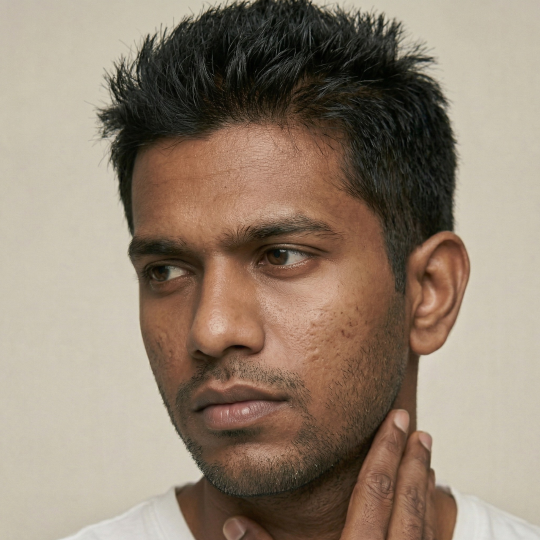
#> input picture Filters/Hair concerns/Brittleness.png, 1080 x 1080 px (shown at 1/2 size)
$ python -i classical_cv.py   (imports and definitions only)   (older library calls are emulated)
#> lines starting #> are read from the running program, lines starting #| are printed output that depends on the picture; after the words box and inside, x2 and y2 are one past the last pixel; in counts of white or black regions, pixels touching at a corner belong together
#> further down, picture is the input picture: shape (1080, 1080, 3); mean B, G, R 113.4, 130.4, 146.5
### app/faceAnalysis/face_analysis/backend/ensemble/preprocessing.py
"""
Preprocessing pipeline for ensemble skin analysis.

- Face detection, alignment, quality checks.
- When data is available: add labelling hooks, segmentation masks, and dataset builders here.
"""

from typing import Optional, Tuple
import cv2
import numpy as np


class PreprocessingPipeline:
    """
    Face detection, alignment, and quality assessment.
    Extend with labelling/segmentation when labeled data is available.
    """

    def __init__(self):
        self.face_cascade = cv2.CascadeClassifier(
            cv2.data.haarcascades + "haarcascade_frontalface_default.xml"
        )

    def run(
        self, image: np.ndarray
    ) -> Tuple[Optional[np.ndarray], Optional[np.ndarray], dict]:
        """
        Run full preprocessing: detect face, crop/align, build mask, quality metrics.

        Returns:
            face_region: Cropped/aligned face image, or None if no face.
            mask: Binary mask for skin region (same size as face_region), or None.
            quality_info: Dict with keys like 'blur_score', 'brightness', 'face_detected'.
        """
        face_region, mask = self.detect_and_mask_face(image)
        if face_region is None:
            return None, None, {"face_detected": False}

        quality_info = self.assess_quality(face_region, mask)
        quality_info["face_detected"] = True
        return face_region, mask, quality_info

    def detect_and_mask_face(
        self, image: np.ndarray
    ) -> Tuple[Optional[np.ndarray], Optional[np.ndarray]]:
        """
        Detect largest face, return cropped region and a binary mask of the face area.
        """
        gray = cv2.cvtColor(image, cv2.COLOR_BGR2GRAY)
        faces = self.face_cascade.detectMultiScale(
            gray, scaleFactor=1.1, minNeighbors=5, minSize=(60, 60)
        )
#> faces = [[145, 261, 651, 651]]
        if len(faces) == 0:
            return None, None

        x, y, w, h = max(faces, key=lambda r: r[2] * r[3])
#> x = 145; y = 261; w = 651; h = 651
        # Slight padding
        pad = int(0.1 * max(w, h))
#> pad = 65
        y1 = max(0, y - pad)
#> y1 = 196
        x1 = max(0, x - pad)
#> x1 = 80
        y2 = min(image.shape[0], y + h + pad)
#> y2 = 977
        x2 = min(image.shape[1], x + w + pad)
#> x2 = 861
        face_region = image[y1:y2, x1:x2]

        # Ellipse mask roughly for face
        mask = np.zeros((face_region.shape[0], face_region.shape[1]), dtype=np.float32)
        cx, cy = face_region.shape[1] // 2, face_region.shape[0] // 2
        axes = (int(face_region.shape[1] * 0.48), int(face_region.shape[0] * 0.55))
        cv2.ellipse(mask, (cx, cy), axes, 0, 0, 360, 1.0, -1)
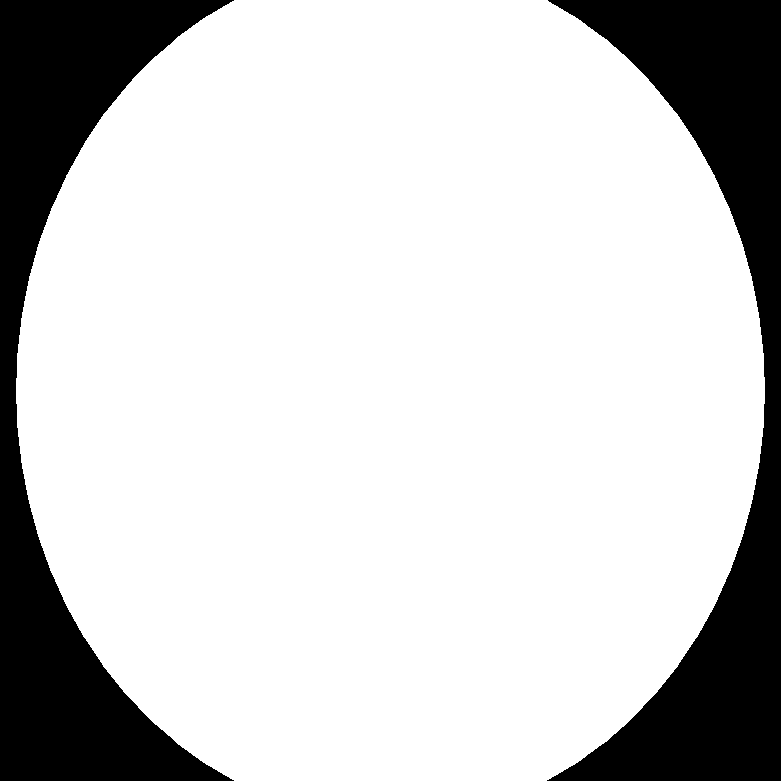
#> mask: shape (781, 781) float32; values 0 (black) and 1 (white), 80.1% white; 2 black regions, box (x1, y1, x2, y2) and area: (0, 0, 234, 781) 60738, (547, 0, 781, 781) 60726
        return face_region, mask

    def assess_quality(
        self, face_region: np.ndarray, mask: Optional[np.ndarray]
    ) -> dict:
        """Blur and brightness metrics. Used to reject low-quality inputs or weight results."""
        gray = cv2.cvtColor(face_region, cv2.COLOR_BGR2GRAY)
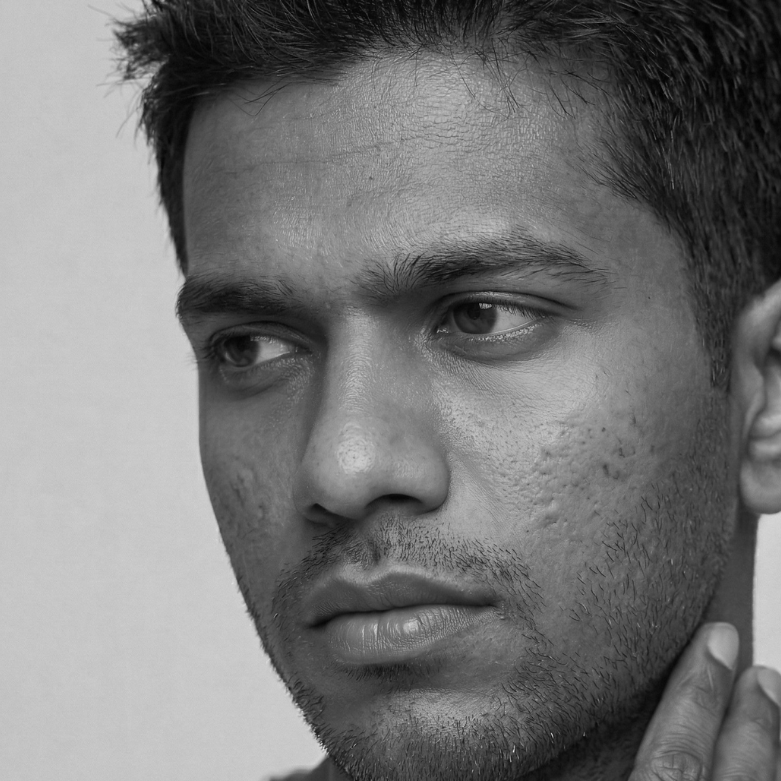
#> gray: shape (781, 781); min 0, max 239, mean 118.4
        region = gray[mask > 0] if mask is not None else gray.ravel()
        laplacian_var = float(cv2.Laplacian(gray, cv2.CV_64F).var())
#> laplacian_var = 375.9
        brightness = float(np.mean(region))
#> brightness = 116
#> in run, `quality_info = self.assess_quality(face_region, mask)`: quality_info = {'blur_score': 375.9, 'brightness': 116, 'reject_for_blur': False}
        return {
            "blur_score": laplacian_var,
            "brightness": brightness,
            "reject_for_blur": laplacian_var < 50,
        }

    def sharpen_image(self, image: np.ndarray) -> np.ndarray:
        """Light sharpening for classical CV pipeline."""
        kernel = np.array([[-1, -1, -1], [-1, 9, -1], [-1, -1, -1]], dtype=np.float32)
        return cv2.filter2D(image, -1, kernel)

### app/faceAnalysis/face_analysis/backend/ensemble/classical_cv.py
"""
Classical CV pipeline for skin analysis.

DoG (acne), HSV (dark spots), LBP (pores), Gabor (wrinkles), luminance (dullness), RGB variance (tone).
Scores are heuristic until FeatureScorer is fitted on labeled data.
"""

from typing import Dict, Optional
import cv2
import numpy as np
from scipy.ndimage import gaussian_filter

from .constants import SKIN_PARAMETERS
from .preprocessing import PreprocessingPipeline

try:
    from skimage.feature import local_binary_pattern
except ImportError:
    local_binary_pattern = None  # type: ignore


class ClassicalCVAnalyzer:
    """Extract skin features via classical CV; map to 0-100 scores (heuristic or learned)."""

    def __init__(self, use_preprocessing: bool = True):
        self.preprocessing = PreprocessingPipeline() if use_preprocessing else None
        self._lbp_available = local_binary_pattern is not None

    def get_raw_features(
        self, image: np.ndarray, face_region: Optional[np.ndarray] = None, mask: Optional[np.ndarray] = None
    ) -> Optional[Dict[str, dict]]:
        """
        Return raw feature dicts (for training FeatureScorer). Returns None if no face.
        """
        if face_region is None or mask is None:
            if self.preprocessing is None:
                return None
            face_region, mask, _ = self.preprocessing.run(image)
            if face_region is None or mask is None:
                return None
        enhanced = self.preprocessing.sharpen_image(face_region) if self.preprocessing else face_region
        return {
            "acne_dog": self._detect_acne_dog(enhanced, mask),
            "darkspot_hsv": self._detect_darkspots_hsv(enhanced, mask),
            "pores_lbp": self._analyze_pores_lbp(enhanced, mask),
            "wrinkles_gabor": self._detect_wrinkles_gabor(enhanced, mask),
            "dullness_luminance": self._analyze_dullness(enhanced, mask),
            "uneven_tone": self._analyze_tone_variance(enhanced, mask),
        }

    # [12 lines left out: function analyze, not called in this run]

    def _detect_acne_dog(self, image: np.ndarray, mask: np.ndarray) -> dict:
        """Difference of Gaussians for blob-like structures."""
        gray = cv2.cvtColor(image, cv2.COLOR_BGR2GRAY).astype(float)
        g1 = gaussian_filter(gray, 1.0)
        g2 = gaussian_filter(gray, 1.6)
        dog = g1 - g2
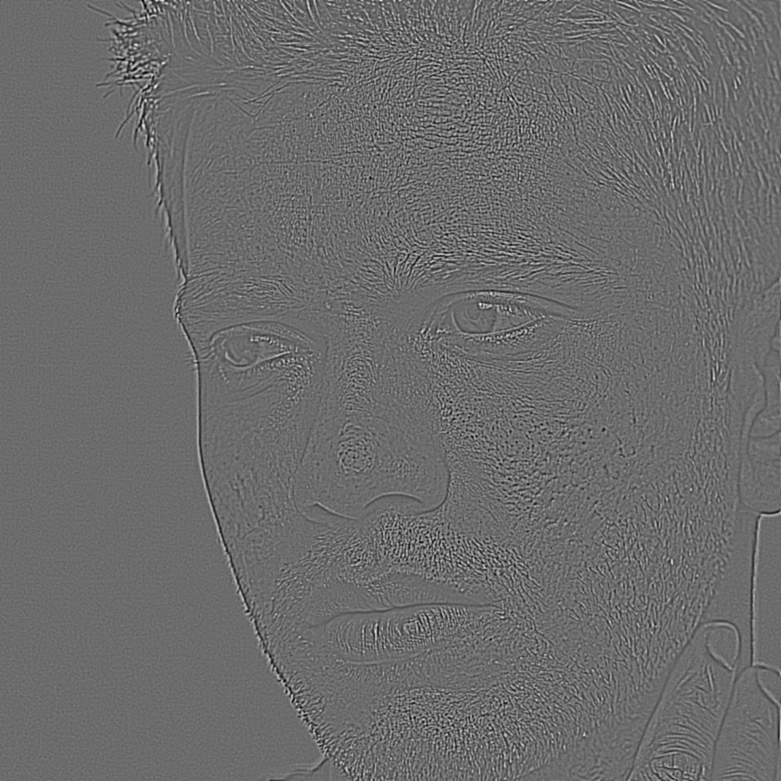
#> dog: shape (781, 781) float64; min -47.36, max 64.03, mean 0; drawn with min black and max white
        dog_masked = np.where(mask > 0, dog, 0)
        region = dog_masked[mask > 0]
        if region.size == 0:
            return {"blob_count": 0, "blob_density": 0.0, "blob_intensity_mean": 0.0}
        thresh = float(np.mean(region) + 1.5 * np.std(region))
#> thresh = 10.47
        blobs = ((dog > thresh) & (mask > 0)).astype(np.uint8)
#> blobs: shape (781, 781); values 0 (black) and 1 (white), 5% white in thin lines or dots, all inside (x1, y1, x2, y2) = (118, 0, 762, 781)
        num_labels, _, stats, _ = cv2.connectedComponentsWithStats(blobs)
#> num_labels = 7535
        valid = [s for s in stats[1:] if 4 < s[cv2.CC_STAT_AREA] < 400]
#> valid = 2139 items, first 6: [280, 0, 22, 25, 46], [293, 0, 3, 6, 8], [307, 0, 8, 22, 37], [313, 0, 6, 16, 24], [328, 0, 6, 1, 6], [379, 0, 4, 2, 5]
        area = max(np.sum(mask) / 1000, 1e-6)
#> area = 488.5
        return {
            "blob_count": len(valid),
            "blob_density": len(valid) / area,
            "blob_intensity_mean": float(np.mean(dog[blobs > 0])) if np.any(blobs) else 0.0,
        }

    def _detect_darkspots_hsv(self, image: np.ndarray, mask: np.ndarray) -> dict:
        """HSV-based dark region detection."""
        hsv = cv2.cvtColor(image, cv2.COLOR_BGR2HSV)
#> hsv: shape (781, 781, 3); mean H, S, V 18.4, 90.1, 137.5
        v = hsv[:, :, 2]
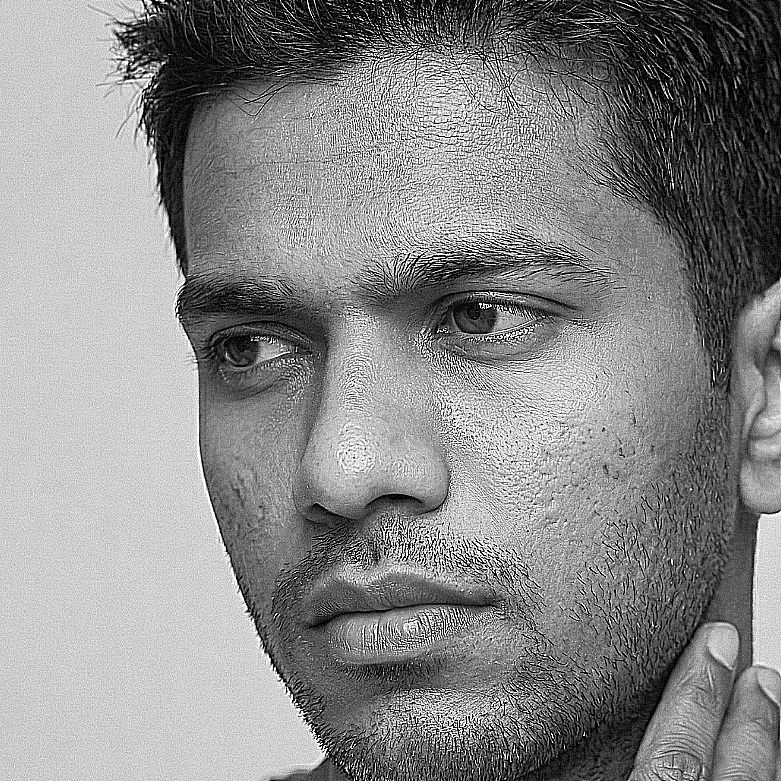
#> v: shape (781, 781); min 0, max 255, mean 137.5
        region = v[mask > 0]
        if region.size == 0:
            return {"spot_count": 0, "spot_area_ratio": 0.0, "spot_contrast": 0.0}
        v_mean, v_std = float(np.mean(region)), float(np.std(region))
#> v_mean = 136.9; v_std = 70.99
        v_thresh = v_mean - 1.5 * v_std
#> v_thresh = 30.43
        dark = ((v < v_thresh) & (mask > 0)).astype(np.uint8)
#> dark: shape (781, 781); values 0 (black) and 1 (white), 7.9% white in thin lines or dots, all inside (x1, y1, x2, y2) = (133, 0, 755, 781)
        num_labels, _, stats, _ = cv2.connectedComponentsWithStats(dark)
#> num_labels = 6377
        valid = [s for s in stats[1:] if 20 < s[cv2.CC_STAT_AREA] < 2000]
#> valid = 200 items, first 6: [471, 0, 32, 38, 334], [500, 0, 33, 14, 133], [495, 0, 95, 57, 1031], [216, 8, 8, 7, 25], [555, 13, 23, 6, 60], [239, 16, 24, 34, 187]
        total = max(np.sum(mask), 1)
#> total = 488497
        contrast = v_mean - float(np.mean(v[dark > 0])) if np.any(dark) else 0.0
#> contrast = 127.9
        return {
            "spot_count": len(valid),
            "spot_area_ratio": float(np.sum(dark)) / total,
            "spot_contrast": contrast,
        }

    def _analyze_pores_lbp(self, image: np.ndarray, mask: np.ndarray) -> dict:
        """LBP texture (pore-like roughness)."""
        gray = cv2.cvtColor(image, cv2.COLOR_BGR2GRAY)
        if not self._lbp_available:
            region = gray[mask > 0]
            return {
                "lbp_variance": float(np.var(region)),
                "high_freq_ratio": 0.1,
                "texture_uniformity": 4.0,
            }
        radius = 1
        n_points = 8 * radius
        lbp = local_binary_pattern(gray, n_points, radius, method="uniform")
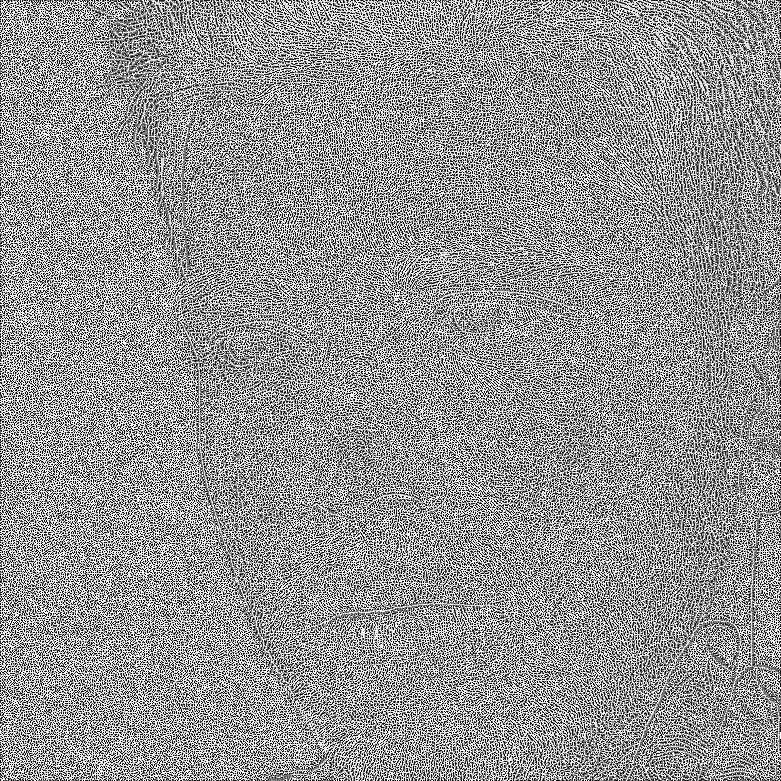
#> lbp: shape (781, 781) float64; min 0, max 9, mean 5.26; drawn with min black and max white
        region = lbp[mask > 0]
        hist, _ = np.histogram(region, bins=256, range=(0, 256))
#> hist = 256 values, max 113978 at index 9, min 0 at index 10, mean 1908.2
        hist = hist.astype(float) / (hist.sum() + 1e-10)
#> hist = 256 values, max 0.233 at index 9, min 0 at index 10, mean 0.00391
        high_freq = float(np.sum(hist[200:]))
#> high_freq = 0
        entropy = -float(np.sum(hist * np.log(hist + 1e-10)))
#> entropy = 2.12
        return {
            "lbp_variance": float(np.var(region)),
            "high_freq_ratio": high_freq,
            "texture_uniformity": entropy,
        }

    def _detect_wrinkles_gabor(self, image: np.ndarray, mask: np.ndarray) -> dict:
        """Gabor line strength (wrinkle-like)."""
        gray = cv2.cvtColor(image, cv2.COLOR_BGR2GRAY)
        responses = []
        for theta in [0, np.pi / 4, np.pi / 2, 3 * np.pi / 4]:
            kernel = cv2.getGaborKernel(
                (21, 21), sigma=5.0, theta=theta, lambd=10.0, gamma=0.5
            )
            resp = cv2.filter2D(gray, cv2.CV_32F, kernel)
            responses.append(resp)
#> after the loop, responses = 4 items
        gabor_max = np.max(responses, axis=0)
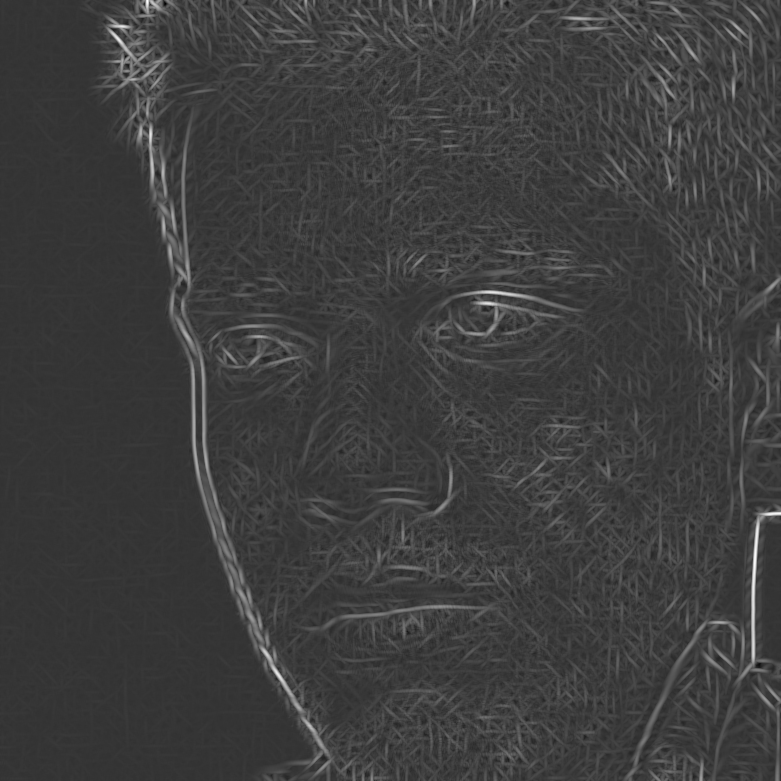
#> gabor_max: shape (781, 781) float32; min -1500.7, max 5942.5, mean 319.4; drawn with min black and max white
        region = gabor_max[mask > 0]
        if region.size == 0:
            return {"line_density": 0.0, "line_strength": 0.0, "line_orientation_variance": 0.0}
        thresh = float(np.mean(region) + 2.0 * np.std(region))
#> thresh = 1082.4
        lines = (gabor_max > thresh) & (mask > 0)
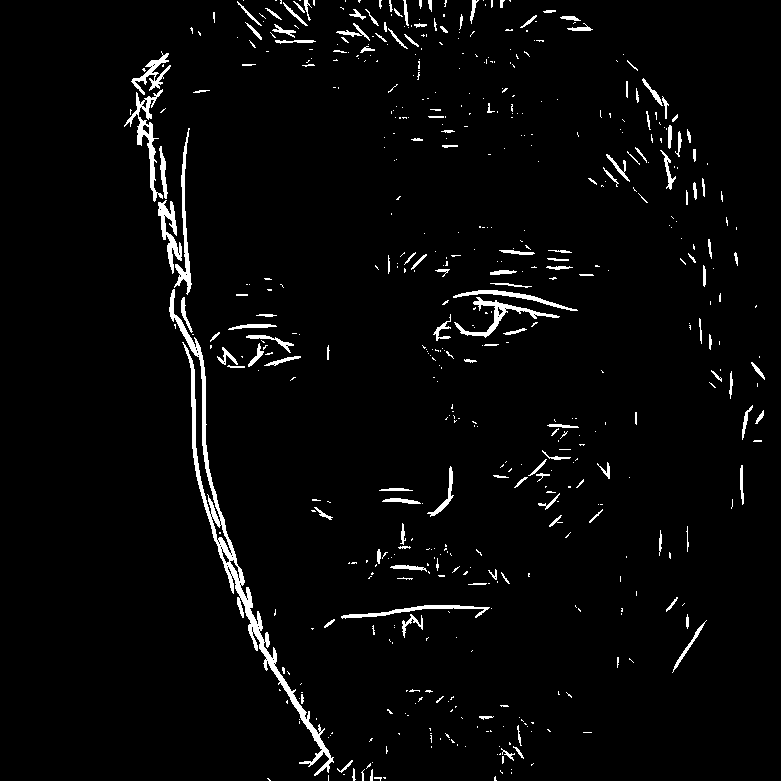
#> lines: shape (781, 781) bool; 3.1% white; 559 white regions (411 under 20 px), largest, box (x1, y1, x2, y2) and area: (169, 289, 334, 776) 4469, (124, 89, 163, 202) 897, (454, 297, 560, 338) 733
        total = max(np.sum(mask), 1)
#> total = 488497
        strength = float(np.mean(gabor_max[lines])) if np.any(lines) else 0.0
#> strength = 1670.3
        orient_var = float(np.var([np.sum(gr[lines]) for gr in responses]))
#> orient_var = 9.27e+12
        return {
            "line_density": float(np.sum(lines)) / total,
            "line_strength": strength,
            "line_orientation_variance": orient_var,
        }

    def _analyze_dullness(self, image: np.ndarray, mask: np.ndarray) -> dict:
        """Luminance (LAB L) for dullness."""
        lab = cv2.cvtColor(image, cv2.COLOR_BGR2LAB)
#> lab: shape (781, 781, 3); mean of channels 0, 1, 2 125, 134.2, 141.1
        l_ch = lab[:, :, 0]
        region = l_ch[mask > 0]
        if region.size == 0:
            return {"luminance_mean": 128.0, "luminance_std": 0.0, "dullness_raw": 50.0}
        l_mean = float(np.mean(region))
#> l_mean = 122.8
        dullness = 100.0 - (l_mean / 255.0 * 100.0)
#> dullness = 51.85
        return {
            "luminance_mean": l_mean,
            "luminance_std": float(np.std(region)),
            "dullness_raw": float(np.clip(dullness, 0, 100)),
        }

    def _analyze_tone_variance(self, image: np.ndarray, mask: np.ndarray) -> dict:
        """RGB variance for uneven tone."""
        r = image[:, :, 2][mask > 0]
        g = image[:, :, 1][mask > 0]
        b = image[:, :, 0][mask > 0]
        if r.size == 0:
            return {"rgb_variance": 0.0, "r_std": 0.0, "g_std": 0.0, "b_std": 0.0, "uneven_raw": 50.0}
        rgb_var = float(
            np.sqrt(np.var(r) ** 2 + np.var(g) ** 2 + np.var(b) ** 2)
        )
#> rgb_var = 8505.7
        uneven = (rgb_var / 255.0) * 100.0
#> uneven = 3335.6
        return {
            "rgb_variance": rgb_var,
            "r_std": float(np.std(r)),
            "g_std": float(np.std(g)),
            "b_std": float(np.std(b)),
            "uneven_raw": float(np.clip(uneven, 0, 100)),
        }

    # [37 lines left out: functions _features_to_scores, _map_acne, _map_darkspot, _map_pores, _map_wrinkle, not called in this run]

>>> import cv2
>>> picture = cv2.imread('../../../../../Filters/Hair concerns/Brittleness.png')
>>> result = ClassicalCVAnalyzer().get_raw_features(picture)
#> result = 6 items
